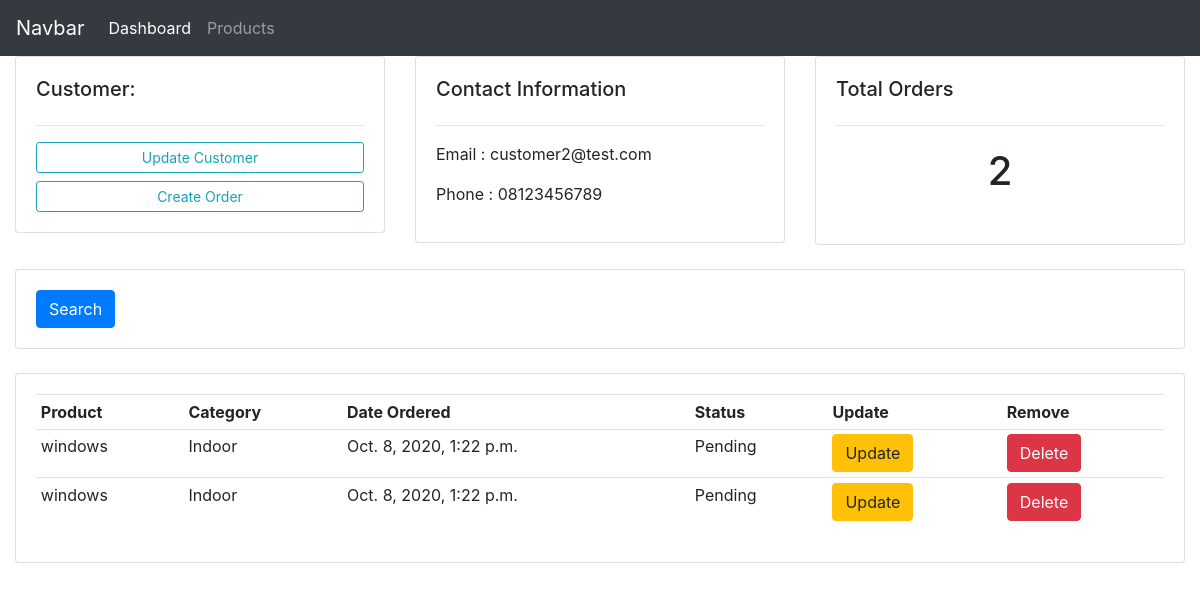
Page /accounts/customer/2/ on the committed database.
### accounts/models.py (models this page shows, shortened)
class Customer(models.Model):
    name = models.CharField(max_length=200,null=True)
    phone = models.CharField(max_length=200,null=True)
    email = models.CharField(max_length=200,null=True)

class Order(models.Model):
    STATUS_CHOICES = (
        ('Pending','Pending'),
        ('Out of Delivery','Out of Delivery'),
        ('Delivered','Delivered'),
    )
    customer = models.ForeignKey(Customer,null=True,on_delete=models.SET_NULL)
    product = models.ForeignKey(Product,null=True,on_delete=models.SET_NULL)
    date_created = models.DateTimeField(auto_now_add=True)
    status = models.CharField(max_length=20,null=True,choices=STATUS_CHOICES)
    tags = models.ManyToManyField(tag)

class Product(models.Model):
    CATEGORY_CHOICES = (
        ('Indoor','Indoor'),
        ('Outdoor','Outdoor')
    )
    name = models.CharField(max_length=200,null=True)
    price = models.IntegerField(null=True)
    category = models.CharField(max_length=20,null=True,choices=CATEGORY_CHOICES)
    description = models.CharField(max_length=200,null=True)
    date_created = models.DateTimeField(auto_now_add=True,null=True)

### accounts/views.py (the view)
# urls.py: path('customer/<int:pk>/',customer,name='customer'),
def customer(request,pk):
    customer = Customer.objects.get(id=pk)
    orders = customer.order_set.all()
    total_orders = orders.count()
    context={
        'customer':customer,
        'orders':orders,
        'total_orders':total_orders,
    }
    return render(request,'accounts/customer.html',context)

### accounts/templates/accounts/customer.html (shortened to what this page needs)
{% extends 'accounts/main.html' %}
{% block content %}
    <div class="row">
        <div class="col-md">
            <div class="card card-body">
                <h5>Customer:</h5>
                <hr>
                <a class="btn btn-outline-info btn-sm btn-block" href="">Update Customer</a>
                <a class="btn btn-outline-info btn-sm btn-block" href="{% url 'accounts:order_create' customer.id %}">Create Order</a>
            </div>
        </div>
        <div class="col-md">
            <div class="card card-body">
                <h5>Contact Information</h5>
                <hr>
                <p>Email : {{customer.email}}</p>
                <p>Phone : {{customer.phone}}</p>
            </div>
        </div>
        <div class="col-md">
            <div class="card card-body">
                <h5>Total Orders</h5>
                <hr>
                <h1 style="text-align: center;padding: 5px;">{{total_orders}}</p>
            </div>
        </div>
    </div>
    <br>
    <div class="row">
        <div class="col">
            <div class="card card-body">
                <form method="get">
                    <button class="btn btn-primary" type="submit">Search</button>
                </form>
            </div>
        </div>
    </div>
    <br>
    <div class="row">
        <div class="col">
            <div class="card card-body">
                <table class="table table-sm">
                    <tr>
                        <th>Product</th>
                        <th>Category</th>
                        <th>Date Ordered</th>
                        <th>Status</th>
                        <th>Update</th>
                        <th>Remove</th>
                    </tr>
                    {% for order in orders %}
                        <tr>
                            <td> {{order.product.name}} </td>
                            <td> {{order.product.category}} </td>
                            <td> {{order.date_created}} </td>
                            <td> {{order.status}} </td>
                            <td><a href="{% url 'accounts:order_update' order.id %}" class="btn btn-warning">Update</a></th>
                                <td><a href="{% url 'accounts:order_delete' order.id %}" class="btn btn-danger">Delete</a></th>
                        </tr>
                    {% endfor %}
                </table>
            </div>
        </div>
    </div>
{% endblock %}

### rows in the picture
Customer: email "customer2@test.com", phone "08123456789"
Order: product.name "windows", product.category "Indoor", date_created "Oct. 8, 2020, 1:22 p.m.", status "Pending"
Order: product.name "windows", product.category "Indoor", date_created "Oct. 8, 2020, 1:22 p.m.", status "Pending"

### other values in the picture
{{ total_orders }} "2"
